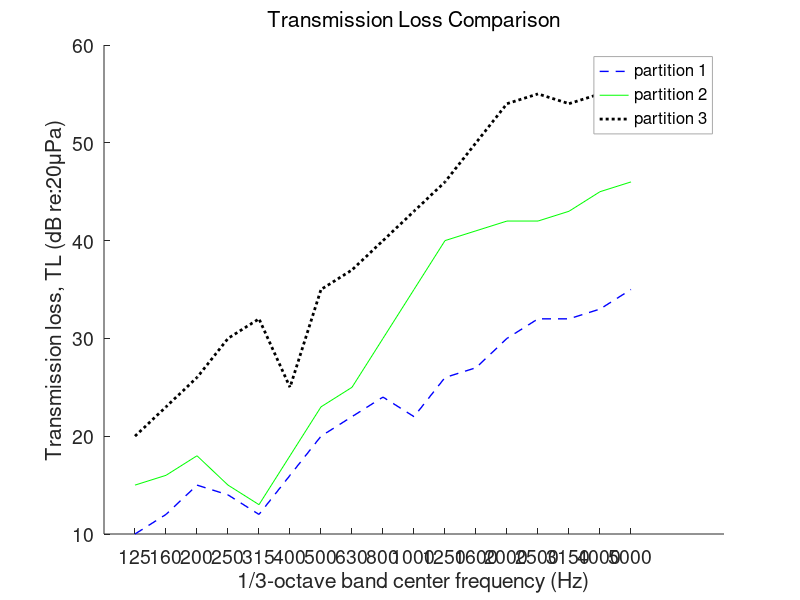

The MATLAB source for this figure:
#{
hw03_p01.m
INCE course 1, lesson 3
plotting in Octave

problem 1
2023-04-10
#}

# given transmission losses in problem statement
freqs = [125, 160, 200, 250, 315, 400, 500, 630, 800, 1000, 1250, 1600, ...
2000, 2500, 3150, 4000, 5000];
tl_1 = [10, 12, 15, 14, 12, 16, 20, 22, 24, 22, 26, 27, 30, 32, 32, 33, 35];
tl_2 = [15, 16, 18, 15, 13, 18, 23, 25, 30, 35, 40, 41, 42, 42, 43, 45, 46];
tl_3 = [20, 23, 26, 30, 32, 25, 35, 37, 40, 43, 46, 50, 54, 55, 54, 55, 56];

# plot three transmission loss series
plot(tl_1, 'b--', 'LineWidth', 1, ...
tl_2, 'g-', 'LineWidth', 0.5, ...
tl_3, 'k:', 'LineWidth', 2);

# set chart and axis titles
set(gcf, 'Name', 'INCE Course 1, Lesson 3, Problem 1')
set(gca, 'Title', 'Transmission Loss Comparison', ...,
'TitleFontWeight', 'normal', ...
'XLabel', '1/3-octave band center frequency (Hz)', ...
'YLabel', 'Transmission loss, TL (dB re:20\muPa)', ...
'FontSize', 14, ...
'Box', 'off');

# format X-axis as categorical
set(gca, 'XTick', 1:length(freqs), ...
'XTickLabel', freqs, ...
'XTickLabelRotation', 90);

# legend and formatting
legend('partition 1', 'partition 2', 'partition 3', ...
'FontSize', 12, ...
'EdgeColor', '#A9A9A9');

